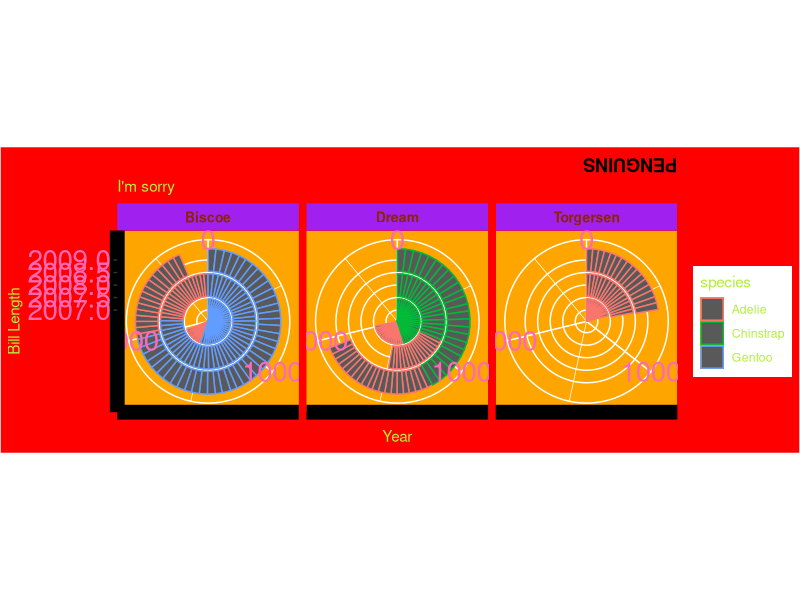

The R script that drew this image:
library(tidyverse)
library(palmerpenguins)
filter(penguins, !is.na(sex), !is.na(bill_length_mm),
       !is.na(bill_depth_mm)) %>%
  ggplot(mapping = aes(x = year, 
         y = bill_length_mm, 
         color = species, ))+
  geom_col()+
  coord_polar(theta = "y")+
  facet_grid(~island, scales = "free")+
  theme(text = element_text(colour = "olivedrab2"), 
        axis.line.y = element_line(linewidth = 5),
        axis.text = element_text(color = "hotpink",size = 20),
        axis.line.x = element_line(linewidth = 5), 
        panel.background = element_rect(fill = "orange"),
        plot.background = element_rect(fill = "red"),
        strip.text = element_text(face = "bold",
                 colour = "orangered4",size = 10),
        strip.background = element_rect(fill = "purple"),
        plot.title = element_text(colour = "black", 
                        face = "bold", angle = 180))+
  labs(title = "PENGUINS", subtitle = "I'm sorry", 
       x = "Bill Length", y = "Year" )
  
    
                  
                  